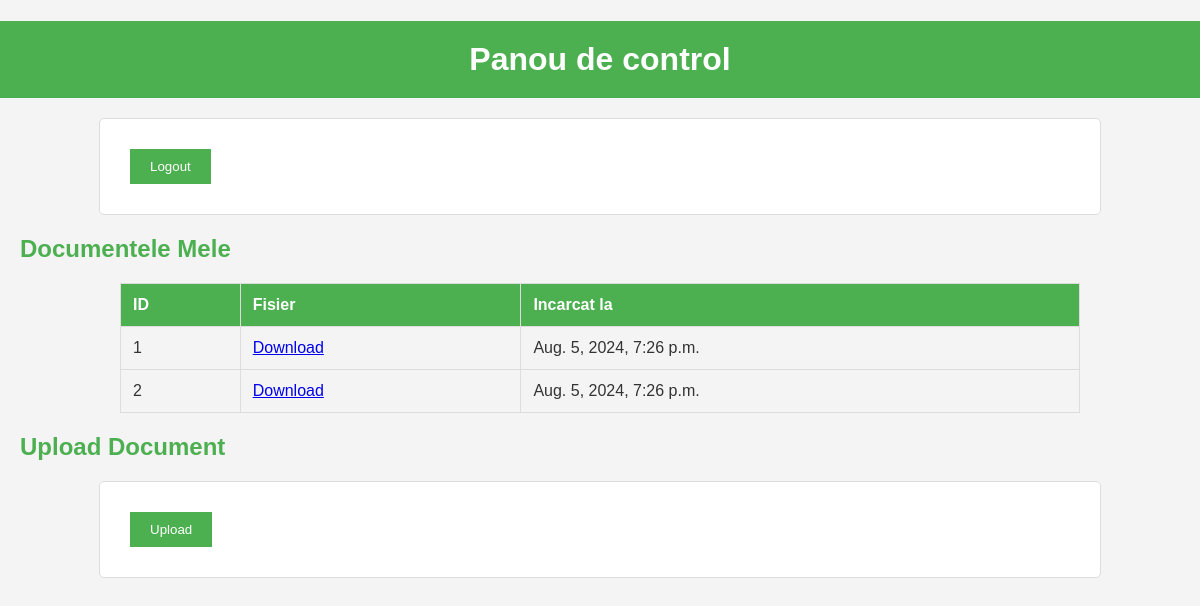
The app's page /dashboard/ (signed in) with its own data.
### cmr_app/models.py (models this page shows, shortened)
class CMR(models.Model):
    user = models.ForeignKey(User, on_delete=models.CASCADE)
    file = models.FileField(upload_to='cmrs/')
    uploaded_at = models.DateTimeField(auto_now_add=True)

### cmr_app/views.py (the view)
# urls.py: path('dashboard/', views.dashboard, name='dashboard'),
@login_required
def dashboard(request):
    if request.user.is_staff:
        users = User.objects.all()
        cmrs = CMR.objects.all()  # Adaugat pentru a vizualiza toate documentele
    else:
        users = None
        cmrs = CMR.objects.filter(user=request.user)
    return render(request, 'cmr_app/dashboard.html', {'users': users, 'cmrs': cmrs})

### cmr_app/templates/cmr_app/dashboard.html (shortened to what this page needs)
<!DOCTYPE html>
<html>
<head>
    {% load static %}
    <link rel="stylesheet" type="text/css" href="{% static 'cmr_app/styles.css' %}">
</head>
<body>
    <h1>Panou de control</h1>
    <form method="post" action="{% url 'logout' %}">
        <button type="submit">Logout</button>
    </form>
    {% if request.user.is_staff %}
        <h2>Utilizatori</h2>
        <table>
            <tr>
                <th>ID</th>
                <th>User</th>
                <th>Actiuni</th>
            </tr>
            {% for user in users %}
            <tr>
                <td>{{ user.id }}</td>
                <td>{{ user.username }}</td>
                <td><a href="{% url 'cmr_app:user_documents' user.id %}"><button>Vezi documentele</button></a></td>
            </tr>
            {% endfor %}
        </table>
    {% else %}
        <h2>Documentele Mele</h2>
        <table>
            <tr>
                <th>ID</th>
                <th>Fisier</th>
                <th>Incarcat la</th>
            </tr>
            {% for cmr in cmrs %}
            <tr>
                <td>{{ cmr.id }}</td>
                <td><a href="{{ cmr.file.url }}">Download</a></td>
                <td>{{ cmr.uploaded_at }}</td>
            </tr>
            {% endfor %}
        </table>
    {% endif %}
    <h2>Upload Document</h2>
    <form method="post" action="{% url 'cmr_app:upload_cmr' %}" enctype="multipart/form-data">
        <button type="submit">Upload</button>
    </form>
</body>
</html>

### cmr_app/static/cmr_app/styles.css (style rules this page uses)
body { font-family: Arial, sans-serif; background-color: #f4f4f4; color: #333; margin: 0; padding: 0; }
h1 { background-color: #4CAF50; color: white; padding: 20px; text-align: center; margin-bottom: 20px; }
h2 { color: #4CAF50; margin-left: 20px; }
table { width: 80%; margin: 20px auto; border-collapse: collapse; }
table, th, td { border: 1px solid #ddd; }
th, td { padding: 12px; text-align: left; }
th { background-color: #4CAF50; color: white; }
button, .button { background-color: #4CAF50; color: white; border: none; padding: 10px 20px; margin: 10px; cursor: pointer; text-decoration: none; display: inline-block; text-align: center; }
form { width: 80%; margin: 20px auto; padding: 20px; background-color: white; border: 1px solid #ddd; border-radius: 5px; }

### records on screen
CMR: id "1", uploaded_at "Aug. 5, 2024, 7:26 p.m."
CMR: id "2", uploaded_at "Aug. 5, 2024, 7:26 p.m."
